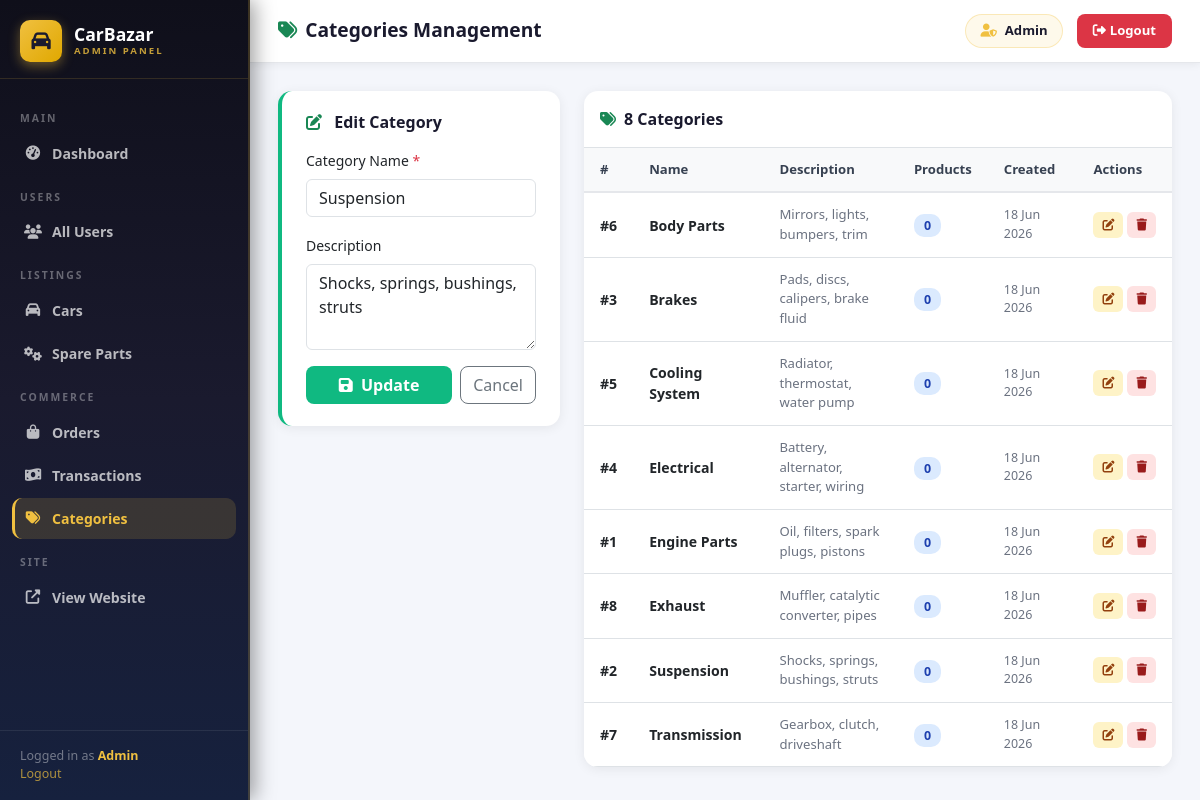
The page /backend/admin/categories.php?edit=2 (signed in) on the database its author committed.
### tables this page shows
CREATE TABLE IF NOT EXISTS categories (
    id          INT AUTO_INCREMENT PRIMARY KEY,
    name        VARCHAR(100) NOT NULL,
    description TEXT         DEFAULT NULL,
    created_at  TIMESTAMP DEFAULT CURRENT_TIMESTAMP
);

### backend/admin/categories.php (the view, shortened to what this page needs)
<?php
require_once 'includes/auth_guard.php';
$edit_cat = null;
$edit_id = (int)($_GET['edit'] ?? 0);
if ($edit_id > 0) {
    $st = $conn->prepare("SELECT * FROM categories WHERE id = ?");
    $st->bind_param("i", $edit_id);
    $st->execute();
    $edit_cat = $st->get_result()->fetch_assoc();
}
$categories = $conn->query("
    SELECT c.*, COUNT(p.id) AS product_count
    FROM categories c
    LEFT JOIN products p ON c.id = p.category_id AND p.is_active = 1
    GROUP BY c.id
    ORDER BY c.name ASC
")->fetch_all(MYSQLI_ASSOC);
?>
<!DOCTYPE html>
<html lang="en">
<head>
    <link href="https://cdnjs.cloudflare.com/ajax/libs/bootstrap/5.3.0/css/bootstrap.min.css" rel="stylesheet">
    <link href="https://cdnjs.cloudflare.com/ajax/libs/font-awesome/6.4.0/css/all.min.css" rel="stylesheet">
</head>
<body>
<?php require_once 'includes/sidebar.php'; ?>
<div class="adm-main">
    <div class="adm-topbar">
        <div class="adm-topbar-title"><i class="fas fa-tags me-2 text-success"></i>Categories Management</div>
        <div class="adm-topbar-right">
            <div class="adm-user-badge"><i class="fas fa-user-shield"></i> <?= htmlspecialchars($_SESSION['user_name'] ?? 'Admin') ?></div>
            <a href="<?= BASE_URL ?>backend/auth/logout.php" class="adm-logout-btn"><i class="fas fa-sign-out-alt me-1"></i>Logout</a>
        </div>
    </div>
    <div class="adm-content">
        <div class="row g-4">
            <div class="col-12 col-md-4">
                <div class="stat-card" style="border-left-color:#10b981">
                    <h6 class="fw-bold mb-3" style="color:#1a1a2e">
                        <i class="fas fa-<?= $edit_cat ? 'edit' : 'plus-circle' ?> me-2 text-success"></i>
                        <?= $edit_cat ? 'Edit Category' : 'Add New Category' ?>
                    </h6>
                    <form method="POST">
                        <div class="mb-3">
                            <label class="form-label fw-600 small">Category Name <span class="text-danger">*</span></label>
                            <input type="text" name="name" class="form-control" required
                                   placeholder="e.g. Engine Parts"
                                   value="<?= htmlspecialchars($edit_cat['name'] ?? '') ?>">
                        </div>
                        <div class="mb-3">
                            <label class="form-label fw-600 small">Description</label>
                            <textarea name="description" class="form-control" rows="3"
                                      placeholder="Category description..."><?= htmlspecialchars($edit_cat['description'] ?? '') ?></textarea>
                        </div>
                        <div class="d-flex gap-2">
                            <button type="submit" class="btn flex-fill" style="background:#10b981;color:#fff;border-radius:8px;font-weight:600">
                                <i class="fas fa-<?= $edit_cat ? 'save' : 'plus' ?> me-1"></i>
                                <?= $edit_cat ? 'Update' : 'Add Category' ?>
                            </button>
                            <?php if ($edit_cat): ?>
                            <a href="categories.php" class="btn btn-outline-secondary" style="border-radius:8px">Cancel</a>
                            <?php endif; ?>
                        </div>
                    </form>
                </div>
            </div>
            <div class="col-12 col-md-8">
                <div class="adm-table">
                    <div class="p-3 border-bottom fw-bold" style="color:#1a1a2e">
                        <i class="fas fa-tags me-2 text-success"></i><?= count($categories) ?> Categories
                    </div>
                    <div class="table-responsive">
                        <table class="table table-hover mb-0">
                            <thead>
                                <tr>
                                    <th>#</th>
                                    <th>Name</th>
                                    <th>Description</th>
                                    <th>Products</th>
                                    <th>Created</th>
                                    <th>Actions</th>
                                </tr>
                            </thead>
                            <tbody>
                            <?php if (empty($categories)): ?>
                                <tr><td colspan="6" class="text-center text-muted py-5">Koi categories nahi hain</td></tr>
                            <?php else: ?>
                                <?php foreach ($categories as $cat): ?>
                                <tr <?= $edit_id === (int)$cat['id'] ? 'style="background:#f0fdf4"' : '' ?>>
                                    <td><strong>#<?= $cat['id'] ?></strong></td>
                                    <td>
                                        <div style="font-weight:600"><?= htmlspecialchars($cat['name']) ?></div>
                                    </td>
                                    <td style="font-size:.82rem;color:#6b7280;max-width:180px">
                                        <?= htmlspecialchars($cat['description'] ?? '-') ?>
                                    </td>
                                    <td>
                                        <span style="background:#dbeafe;color:#1e40af;padding:3px 10px;border-radius:10px;font-size:.78rem;font-weight:600">
                                            <?= $cat['product_count'] ?>
                                        </span>
                                    </td>
                                    <td style="font-size:.78rem;color:#6b7280">
                                        <?= date('d M Y', strtotime($cat['created_at'])) ?>
                                    </td>
                                    <td>
                                        <div class="d-flex gap-1">
                                            <a href="?edit=<?= $cat['id'] ?>"
                                               class="btn btn-sm" style="background:#fef3c7;color:#92400e;border-radius:6px;padding:3px 8px;font-size:.75rem" title="Edit">
                                                <i class="fas fa-edit"></i>
                                            </a>
                                            <form method="POST" class="d-inline"
                                                  onsubmit="return confirm('Delete this category? It cannot be deleted if it has products.')">
                                                <button class="btn btn-sm" style="background:#fee2e2;color:#991b1b;border-radius:6px;padding:3px 8px;font-size:.75rem" title="Delete">
                                                    <i class="fas fa-trash"></i>
                                                </button>
                                            </form>
                                        </div>
                                    </td>
                                </tr>
                                <?php endforeach; ?>
                            <?php endif; ?>
                            </tbody>
                        </table>
                    </div>
                </div>
            </div>
        </div>
    </div>
</div>
</body>
</html>

### backend/admin/includes/sidebar.php (style rules this page uses)
:root { --gold: #f0c040; --navy: #1a1a2e; --navy2: #16213e; --sidebar-w: 250px; }
.adm-main { margin-left: var(--sidebar-w); min-height: 100vh; background: #f4f6fb; }
.adm-topbar { background: #fff; border-bottom: 1px solid #e5e7eb; padding: 14px 28px; display: flex; align-items: center; justify-content: space-between; box-shadow: 0 2px 8px rgba(0,0,0,.06); position: sticky; top: 0; z-index: 50; }
.adm-topbar-title { font-size: 1.2rem; font-weight: 700; color: #1a1a2e; }
.adm-topbar-right { display: flex; align-items: center; gap: 14px; }
.adm-user-badge { display: flex; align-items: center; gap: 8px; background: rgba(240,192,64,.1); border: 1px solid rgba(240,192,64,.3); border-radius: 20px; padding: 6px 14px; font-size: .82rem; font-weight: 600; color: #1a1a2e; }
.adm-user-badge i { color: #f0c040; }
.adm-logout-btn { background: #dc3545; color: #fff; border: none; padding: 7px 16px; border-radius: 8px; font-size: .82rem; font-weight: 600; cursor: pointer; text-decoration: none; transition: background .2s; }
.stat-card { background: #fff; border-radius: 14px; padding: 22px 24px; box-shadow: 0 2px 12px rgba(0,0,0,.07); border-left: 4px solid transparent; transition: transform .2s, box-shadow .2s; }
.adm-table { background: #fff; border-radius: 14px; overflow: hidden; box-shadow: 0 2px 12px rgba(0,0,0,.07); }
.adm-table table { margin: 0; }
.adm-table thead th { background: #f8f9fa; font-weight: 700; font-size: .82rem; color: #374151; border-bottom: 2px solid #e5e7eb; padding: 12px 16px; }
.adm-table tbody td { padding: 12px 16px; vertical-align: middle; font-size: .88rem; }
.adm-content { padding: 28px; }

### rows shown on the page
categories: name "Suspension", description "Shocks, springs, bushings, struts", id "2", product_count "0", created_at "18 Jun 2026"
categories: id "6", name "Body Parts", description "Mirrors, lights, bumpers, trim", product_count "0", created_at "18 Jun 2026"
categories: id "3", name "Brakes", description "Pads, discs, calipers, brake fluid", product_count "0", created_at "18 Jun 2026"
categories: id "5", name "Cooling System", description "Radiator, thermostat, water pump", product_count "0", created_at "18 Jun 2026"
categories: id "4", name "Electrical", description "Battery, alternator, starter, wiring", product_count "0", created_at "18 Jun 2026"
categories: id "1", name "Engine Parts", description "Oil, filters, spark plugs, pistons", product_count "0", created_at "18 Jun 2026"
categories: id "8", name "Exhaust", description "Muffler, catalytic converter, pipes", product_count "0", created_at "18 Jun 2026"
categories: id "7", name "Transmission", description "Gearbox, clutch, driveshaft", product_count "0", created_at "18 Jun 2026"

### other values the page prints
$_SESSION['user_name'] "Admin"
count($categories) "8"
